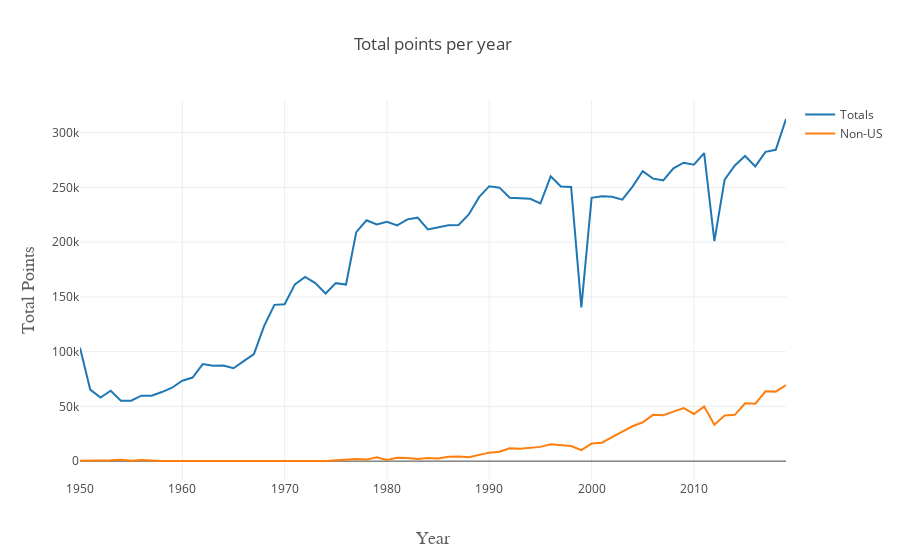

The code cell stored with this chart in its notebook:
### Code cell
trace1 = go.Scatter(
    x=stat_by_year.index,
    y=stat_by_year.PTS,
    name='Totals'
)
trace2 = go.Scatter(
    x=stati_by_year.index,
    y=stati_by_year.PTS,
    name='Non-US'
)

data = [trace1, trace2]
layout = go.Layout(
    title=go.layout.Title(
        text='Total points per year',
        xref='paper',
    ),
    xaxis=go.layout.XAxis(
        title=go.layout.xaxis.Title(
            text='Year',
            font=dict(
                family='Courier New, monospace',
                size=18,
                color='#5f5f5f'
            )
        )
    ),
    yaxis=go.layout.YAxis(
        title=go.layout.yaxis.Title(
            text='Total Points',
            font=dict(
                family='Courier New, monospace',
                size=18,
                color='#5f5f5f'
            )
        )
    )
)
fig = go.Figure(data=data, layout=layout)
py.offline.iplot(fig)

### Figure 1 — Plotly figure (JSON) as saved in the notebook; plotly's stock layout.template omitted (floating-point values rounded to 4 significant figures)
{"data": [{"name": "Totals", "type": "scatter", "uid": "d866bd12-f202-4978-ae6a-89e17bd3d554", "x": [1950, 1951, 1952, 1953, 1954, 1955, 1956, 1957, 1958, 1959, 1960, 1961, 1962, 1963, 1964, 1965, 1966, 1967, 1968, 1969, 1970, 1971, 1972, 1973, 1974, 1975, 1976, 1977, 1978, 1979, 1980, 1981, 1982, 1983, 1984, 1985, 1986, 1987, 1988, 1989, 1990, 1991, 1992, 1993, 1994, 1995, 1996, 1997, 1998, 1999, 2000, 2001, 2002, 2003, 2004, 2005, 2006, 2007, 2008, 2009, 2010, 2011, 2012, 2013, 2014, 2015, 2016, 2017, 2018, 2019], "y": [103562, 65338, 58096, 64356, 55252, 55253, 59768, 59654, 63093, 67031, 73427, 76346, 88652, 87134, 87252, 84805, 91383, 97816, 123590, 142713, 143260, 161457, 168154, 162656, 153024, 162534, 161247, 209113, 219911, 216059, 218636, 215251, 220769, 222338, 211533, 213186, 215463, 215624, 225265, 241046, 251070, 249742, 240576, 239967, 239508, 235269, 260126, 250743, 250326, 140408, 240401, 241954, 241363, 238771, 250671, 264712, 257976, 256409, 267460, 272519, 270750, 281221, 200907, 256949, 269984, 278672, 269138, 282466, 284287, 312430]}, {"name": "Non-US", "type": "scatter", "uid": "69b2bbbd-3b61-43a7-84cd-6abacbdad990", "x": [1950, 1951, 1952, 1953, 1954, 1955, 1956, 1957, 1958, 1974, 1975, 1976, 1977, 1978, 1979, 1980, 1981, 1982, 1983, 1984, 1985, 1986, 1987, 1988, 1989, 1990, 1991, 1992, 1993, 1994, 1995, 1996, 1997, 1998, 1999, 2000, 2001, 2002, 2003, 2004, 2005, 2006, 2007, 2008, 2009, 2010, 2011, 2012, 2013, 2014, 2015, 2016, 2017, 2018, 2019], "y": [421, 338, 524, 731, 1315, 425, 1001, 673, 128, 229, 600, 817, 1851, 1398, 3506, 1118, 2982, 2784, 2005, 2819, 2492, 4051, 4129, 3507, 5438, 7770, 8644, 11653, 11299, 12225, 13018, 15312, 14576, 13875, 10069, 16029, 16830, 21507, 26920, 31861, 35488, 42293, 41996, 45268, 48373, 43066, 49826, 33276, 41695, 42260, 52768, 52463, 63806, 63486, 69453]}], "layout": {"title": {"text": "Total points per year", "xref": "paper"}, "xaxis": {"title": {"font": {"color": "#5f5f5f", "family": "Courier New, monospace", "size": 18}, "text": "Year"}}, "yaxis": {"title": {"font": {"color": "#5f5f5f", "family": "Courier New, monospace", "size": 18}, "text": "Total Points"}}}}
